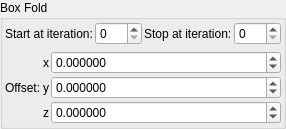
    <widget class="QGroupBox" name="groupBox">
     <property name="title">
      <string>Box Fold</string>
     </property>
     <layout class="QVBoxLayout" name="verticalLayout_3">
      <property name="leftMargin">
       <number>2</number>
      </property>
      <property name="topMargin">
       <number>2</number>
      </property>
      <property name="rightMargin">
       <number>2</number>
      </property>
      <property name="bottomMargin">
       <number>2</number>
      </property>
      <item>
       <layout class="QGridLayout" name="gridLayout_79">
        <property name="spacing">
         <number>2</number>
        </property>
        <item row="0" column="3">
         <widget class="MySpinBox" name="spinboxInt_transf_stop_iterations_B">
          <property name="sizePolicy">
           <sizepolicy hsizetype="Preferred" vsizetype="Maximum">
            <horstretch>0</horstretch>
            <verstretch>0</verstretch>
           </sizepolicy>
          </property>
          <property name="maximum">
           <number>999</number>
          </property>
         </widget>
        </item>
        <item row="0" column="1">
         <widget class="MySpinBox" name="spinboxInt_transf_start_iterations_B">
          <property name="sizePolicy">
           <sizepolicy hsizetype="Minimum" vsizetype="Maximum">
            <horstretch>0</horstretch>
            <verstretch>0</verstretch>
           </sizepolicy>
          </property>
          <property name="minimum">
           <number>0</number>
          </property>
          <property name="maximum">
           <number>999</number>
          </property>
          <property name="value">
           <number>0</number>
          </property>
         </widget>
        </item>
        <item row="0" column="0">
         <widget class="QLabel" name="label_71">
          <property name="text">
           <string>Start at iteration:</string>
          </property>
         </widget>
        </item>
        <item row="0" column="2">
         <widget class="QLabel" name="label_51">
          <property name="text">
           <string>Stop at iteration:</string>
          </property>
         </widget>
        </item>
       </layout>
      </item>
      <item>
       <layout class="QGridLayout" name="gridLayout_64" columnstretch="0,0,0,1">
        <property name="spacing">
         <number>2</number>
        </property>
        <item row="3" column="2">
         <widget class="QLabel" name="label_124">
          <property name="text">
           <string notr="true">z</string>
          </property>
         </widget>
        </item>
        <item row="1" column="2">
         <widget class="QLabel" name="label_123">
          <property name="text">
           <string notr="true">x</string>
          </property>
         </widget>
        </item>
        <item row="1" column="3">
         <widget class="MyDoubleSpinBox" name="spinbox3_transf_addition_constant_111_x">
          <property name="sizePolicy">
           <sizepolicy hsizetype="Minimum" vsizetype="Maximum">
            <horstretch>0</horstretch>
            <verstretch>0</verstretch>
           </sizepolicy>
          </property>
          <property name="prefix">
           <string/>
          </property>
          <property name="decimals">
           <number>6</number>
          </property>
          <property name="minimum">
           <double>-99.989999999999995</double>
          </property>
          <property name="singleStep">
           <double>0.100000000000000</double>
          </property>
         </widget>
        </item>
        <item row="2" column="3">
         <widget class="MyDoubleSpinBox" name="spinbox3_transf_addition_constant_111_y">
          <property name="sizePolicy">
           <sizepolicy hsizetype="Minimum" vsizetype="Maximum">
            <horstretch>0</horstretch>
            <verstretch>0</verstretch>
           </sizepolicy>
          </property>
          <property name="decimals">
           <number>6</number>
          </property>
          <property name="minimum">
           <double>-99.989999999999995</double>
          </property>
          <property name="maximum">
           <double>99.989999999999995</double>
          </property>
          <property name="singleStep">
           <double>0.100000000000000</double>
          </property>
         </widget>
        </item>
        <item row="2" column="2">
         <widget class="QLabel" name="label_122">
          <property name="text">
           <string notr="true">y</string>
          </property>
         </widget>
        </item>
        <item row="3" column="3">
         <widget class="MyDoubleSpinBox" name="spinbox3_transf_addition_constant_111_z">
          <property name="sizePolicy">
           <sizepolicy hsizetype="Minimum" vsizetype="Maximum">
            <horstretch>0</horstretch>
            <verstretch>0</verstretch>
           </sizepolicy>
          </property>
          <property name="decimals">
           <number>6</number>
          </property>
          <property name="minimum">
           <double>-99.989999999999995</double>
          </property>
          <property name="maximum">
           <double>99.989999999999995</double>
          </property>
          <property name="singleStep">
           <double>0.100000000000000</double>
          </property>
         </widget>
        </item>
        <item row="2" column="1">
         <widget class="QLabel" name="label_257">
          <property name="text">
           <string>Offset:</string>
          </property>
         </widget>
        </item>
       </layout>
      </item>
     </layout>
    </widget>
